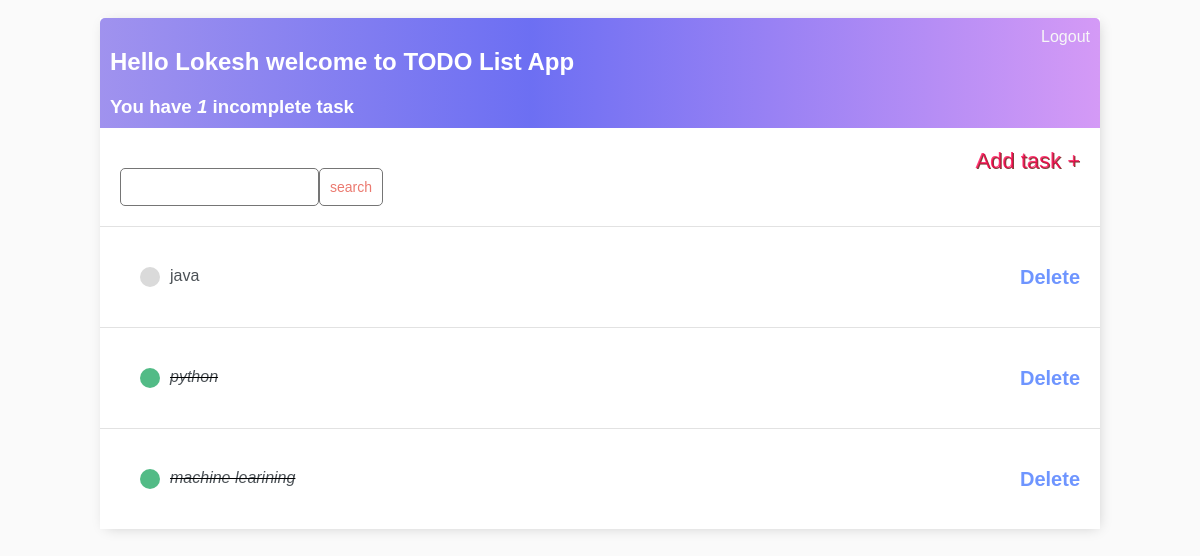
Screenshot of / (signed in) with the database file from the repository.
### main/models.py (models this page shows)
class Task(models.Model):
    user = models.ForeignKey(User, on_delete=models.CASCADE, null=True, blank=True)
    title = models.CharField(max_length=255)
    description = models.TextField(null=True, blank=True)
    complete = models.BooleanField(default=False)
    created = models.DateTimeField(auto_now_add=True)
    def __str__(self):
        return self.title
    class Meta:
        ordering = ['complete']

### main/views.py (the view)
# urls.py: path('', TaskList.as_view(), name='tasks'),
class TaskList(LoginRequiredMixin, ListView):
    model = Task
    context_object_name = 'tasks'
    def get_context_data(self, **kwargs):
        context = super().get_context_data(**kwargs)
        context['tasks'] = context['tasks'].filter(user=self.request.user)
        context['count'] = context['tasks'].filter(complete=False).count()
        search_input = self.request.GET.get('search-area') or ''
        if search_input:
            context['tasks'] = context['tasks'].filter(title__startswith=search_input )
        context['search_input'] = search_input
        return context

### main/templates/main/task_list.html
{% extends 'main/base.html' %}
{% block content %}
<div class="header-bar">
    <div>
        <h2>Hello {{request.user|title}} welcome to TODO List App </h2>
        <h3 style="margin:0"> You have <i>{{count}} </i> incomplete task{{ count|pluralize:"s"}} </h3>
    </div>
    {% if request.user.is_authenticated %}
    <a href="{% url 'logout' %}  ">Logout</a>
    {% else %}
    <a href="{% url 'login' %} " >Login</a>
    {% endif %}
    </div>
<div id="search-add-wrapper">
    <form method="GET" style="margin-top:20px;display: flex;">
        <input type='text' name='search-area' value="{{search_input}}">
        <input class="button" type="submit" value='search'>
    </form>
    <a id="add-link" href="{% url 'task-create' %} ">Add task  &#x2b;</a>
</div>
<div class="task-items-wrapper">
    {% for task in tasks %}
        <div class="task-wrapper">
            {% if task.complete  %}
            <div class="task-title">
                <div class="task-complete-icon"></div>
                <i><s><a href="{% url 'task-update' task.id %}">{{task}}</a></s></i>
            </div>
            <a class="delete-link"  href="{% url 'task-delete' task.id %} ">Delete</a>
            {% else %}
            <div class="task-title">
                <div class="task-incomplete-icon"></div>
                <a href="{% url 'task-update' task.id %}">{{task}}</a>
            </div>
        <a class="delete-link"  href="{% url 'task-delete' task.id %}">Delete</a>
        {% endif %}
        </div>
    {% empty %}
    <h2>No items in list</h2>
    {% endfor %}
</div>
{% endblock content %}

### main/templates/main/base.html (style rules this page uses)
body { background-color: #FAFAFA; font-family: 'Nunito', sans-serif; padding-top: 10px; }
h1, h2, h3, h4, h5, h6, { font-family: 'Raleway', sans-serif }
a, p { color: #4b5156 }
.header-bar { display: flex; justify-content: space-between; color: #fff; padding: 10px; border-radius: 5px 5px 0 0; background: linear-gradient(90deg, #9e90eefa 0%, #1418eb9f 43%, #a01feb73 100%); }
.header-bar a { color: rgb(247, 247, 247); text-decoration: none; }
.task-wrapper { display: flex; align-items: center; justify-content: space-between; padding: 20px; background-color: #fff; border-top: 1px solid rgb(226,226,226); }
.task-title { display: flex; padding: 20px; }
.task-title a { text-decoration: none; color: #4b5156; margin-left: 10px; }
.task-complete-icon { height: 20px; width: 20px; background-color: rgba(22, 163, 92, 0.74); border-radius: 50%; }
.task-incomplete-icon { height: 20px; width: 20px; background-color: rgb(218, 218, 218); border-radius: 50%; }
.delete-link { text-decoration: none; font-weight: 900; color: rgba(0, 68, 255, 0.568); font-size: 20px; line-height: 0; padding: 20px 0px; }
#search-add-wrapper { display: flex; justify-content: space-between; align-items: stretch; padding: 20px; }
#add-link { color: #ff004cc5; text-decoration: none; font-size: 22px; text-shadow: 1px 1px #81413b; }
input[type=text], input[type=password], textarea { border: 1px solid #757575; border-radius: 5px; padding: 10px; width: 90%; }
.button { border: 1px solid #757575; background-color: #FFF; color: #EB796F; padding: 10px; font-size: 14px; border-radius: 5px; cursor: pointer; text-decoration: none; }

### rows the page displays
Task: title "java"
Task: title "python"
Task: title "machine learining"

### other values shown
{{ request.user|title }} "Lokesh"
{{ count }} "1"
